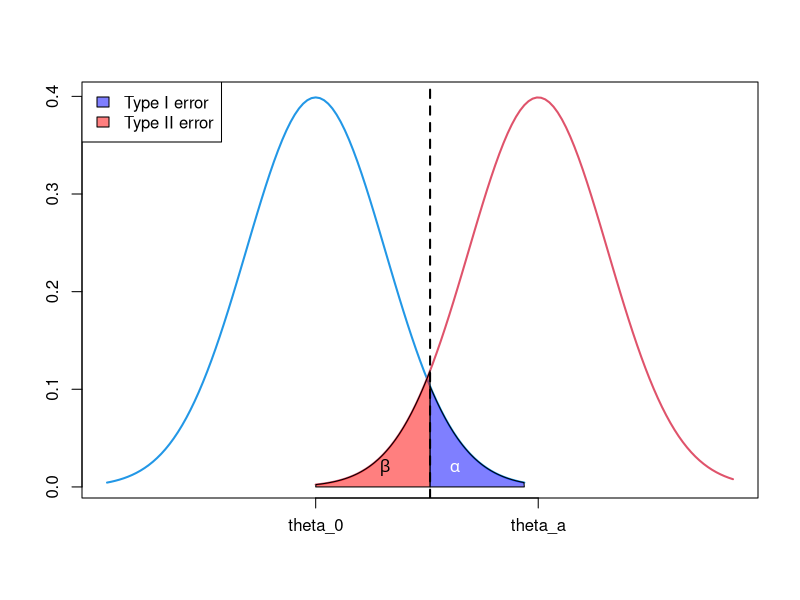

This chart was generated by the following R code: (Note: this script raises an error after producing the figure.)
## ---- chunk 1
#The code in the Lecture 8 notes#
curve(dnorm, from=-3, to=3, xlim=c(-3, 6), lwd=2, col=4, axes=FALSE, xlab=NA, ylab=NA)
curve(dnorm(x, mean=3.2), add=TRUE, col=2, lwd=2, from=0, to=6)
coord.x <- c(qnorm(0.95),
seq(qnorm(0.95), 0, by=-0.01), 0)
coord.y <- c(0, dnorm(coord.x[-c(1, length(coord.x))], mean=3.2), 0)
polygon(coord.x, coord.y, col=rgb(1, 0, 0, 0.5))
coord.x <- c(qnorm(0.95),
seq(qnorm(0.95), 3, by=0.01), 3)
coord.y <- c(0, dnorm(coord.x[-c(1, length(coord.x))]), 0)
polygon(coord.x, coord.y, col=rgb(0, 0, 1, 0.5))
abline(v = qnorm(0.95), lty=2, lwd=2)
text(1, 0.02, labels = expression(beta))
text(2, 0.02, labels = expression(alpha), col = "white")
axis(1, at = c(0, 3.2), labels = c(expression(theta_0), expression(theta_a)))
axis(2)
box()
legend("topleft", c("Type I error", "Type II error"), fill=c(rgb(0, 0, 1, 0.5), rgb(1, 0, 0, 0.5)))
## ---- chunk 2
#Use ggplot function to create the graph#
library(tidyverse)
ggplot(NULL, aes(x = c(-3, 6), y = c(0, 0.4))) +
  stat_function(fun = dnorm, args = list(mean = 0, sd = 1), lwd = 1, xlim = c(-3, 3), color = "blue") +
  stat_function(fun = dnorm, args = list(mean = 0, sd = 1), xlim = c(qnorm(0.95), 3), geom = "area", col = "black", alpha = 0.4, aes(fill = "red")) + 
  stat_function(fun = dnorm, args = list(mean = 3.2, sd = 1), lwd = 1, xlim = c(0, 6), color = 'red') +
  stat_function(fun = dnorm, args = list(mean = 3.2, sd = 1), xlim = c(0, qnorm(0.95)), geom = "area", col = "black", alpha = 0.4, aes(fill = "blue")) +
  geom_vline(xintercept = qnorm(0.95), linetype = 2, lwd=1) +
  annotate("text", x = 2, y = 0.02, label = expression(alpha), color = "white", size = 5) +
  annotate("text", x = 1, y = 0.02, label = expression(beta), size = 5) +
  scale_fill_manual(values = c("red", "blue"), label = c("Type I error", "Type II error")) +
  scale_x_continuous(breaks = c(0, 3.2), labels = c(expression(theta[0]), expression(theta[a]))) +
  theme_bw() +
  theme(panel.background = element_blank(),
        panel.grid = element_blank(),
        legend.title = element_blank(),
        legend.justification = c(0, 1),
        legend.position = c(0, 1),
        legend.box.margin = margin(c(1, 0, 0, 1)),
        legend.box.background = element_rect(fill = NA),
        legend.text = element_text(size = 12, margin = margin(l = 10)),
        axis.title = element_blank(),
        axis.text.x = element_text(size = 15),
        axis.text.y = element_text(size = 13, angle = 90, hjust = 0.5, face = "bold", vjust = 3),
        axis.ticks.length = unit(3, "mm")) 
  
## ---- chunk 3
check <- function(a){
  if(a <= 0) paste("The input number must be positive.")
  else if(a == 1) paste("The input number is 1 and it's not a prime number.")
  else if(a == 2) paste("It's a prime number.")
  else{
    for (i in 2:a) {
      if(a %% i == 0){
        return(paste("It's not a prime number"))
      }
       
      else
        return(paste("It's a prime number."))
    }
  }
}

check(-1)
check(0)
check(1)
check(2)
check(4)
check(5)
check(3)
check(6)
